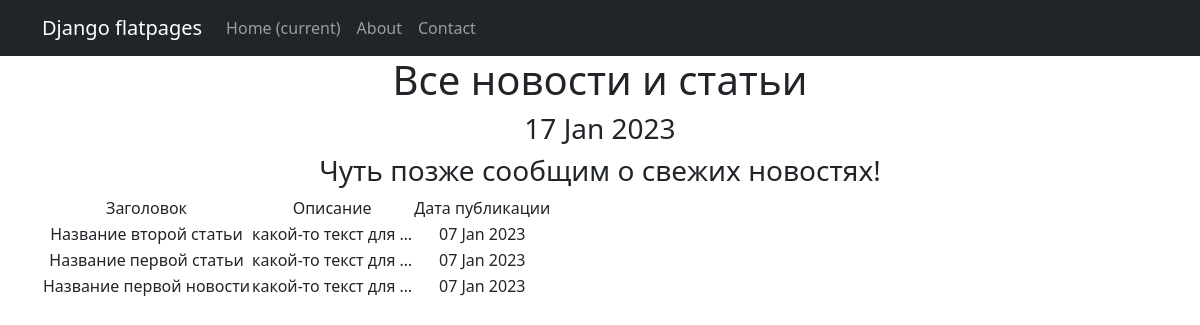
Page /news/ on the committed database.
### news/models.py (models this page shows, shortened)
class Post(models.Model):
    author = models.ForeignKey(Author, on_delete=models.CASCADE)
    NEWS = 'NW'
    ARTICLE = 'AR'
    CATEGORY_CHOICES = (      #выбор категории
        (NEWS, 'Новость'),
        (ARTICLE, 'Статья')
    )
    categoryType = models.CharField(max_length=2, choices=CATEGORY_CHOICES, default=ARTICLE)
    dateCreation = models.DateTimeField(auto_now_add = True)
    postCategory = models.ManyToManyField(Category, through='PostCategory')
    title = models.CharField(max_length=128)
    text = models.TextField()
    rating = models.SmallIntegerField(default=0)

### news/views.py (the view)
# urls.py: path('', PostList.as_view()),
class PostList(ListView):
    model = Post
    ordering = '-dateCreation'
    template_name = 'flatpages/news.html'
    context_object_name = 'news'
    def get_context_data(self, **kwargs):
        context = super().get_context_data(**kwargs)
        context['time_now'] = datetime.utcnow()
        context['next_post'] = None
        return context

### templates/flatpages/news.html (shortened to what this page needs)
{% extends 'flatpages/default.html' %}
{% load custom_filters %}
{% block content %}
<h1>Все новости и статьи</h1>
 <h3>{{ time_now|date:'d M Y' }}</h3>
<h3> {{ next_post|default_if_none:"Чуть позже сообщим о свежих новостях!" }} </h3>
{% if news %}
<table>
           <tr>
               <td>Заголовок</td>
               <td>Описание</td>
               <td>Дата публикации</td>
           </tr>
           {% for post in news %}
           <tr>
               <td>{{  post.title }}</td>
               <td>{{ post.text|truncatechars:20 }}</td>
               <td>{{ post.dateCreation|date:'d M Y ' }}</td>
           </tr>
           {% endfor %}
       </table>
   {% else %}
       <h2>Новостей нет!</h2>
   {% endif %}
{% endblock content %}

### templates/flatpages/default.html (shortened to what this page needs)
<!DOCTYPE html>
<html lang="en">
    <head>
        {% load static %}
        <link href="{% static 'css/styles.css' %}" rel="stylesheet" />
    </head>
    <body>
        <nav class="navbar navbar-expand-lg navbar-dark bg-dark static-top">
   <div class="container">
       <a class="navbar-brand" href="#">Django flatpages</a>
       <div class="collapse navbar-collapse" id="navbarResponsive">
           <ul class="navbar-nav ml-auto">
               <li class="nav-item active">
                   <a class="nav-link" href="#">Home
                       <span class="sr-only">(current)</span>
                   </a>
               </li>
               <li class="nav-item">
                   <a class="nav-link" href="/about/">About</a>
               </li>
               <li class="nav-item">
                   <a class="nav-link" href="/contacts/">Contact</a>
               </li>
           </ul>
       </div>
   </div>
</nav>
        <div class="container">
           <div class="row">
              <div class="col-lg-12 text-center">
                 {% block content %}{% endblock content %}
              </div>
           </div>
        </div>
    </body>
</html>

### rows in the picture
Post: title "Название второй статьи", text "какой-то текст для …", dateCreation "07 Jan 2023"
Post: title "Название первой статьи", text "какой-то текст для …", dateCreation "07 Jan 2023"
Post: title "Название первой новости", text "какой-то текст для …", dateCreation "07 Jan 2023"

### other values in the picture
{{ time_now|date:'d M Y' }} "17 Jan 2023"
{{ next_post|default_if_none:"Чуть позже сообщим о свежих новостях!" }} "Чуть позже сообщим о свежих новостях!"
